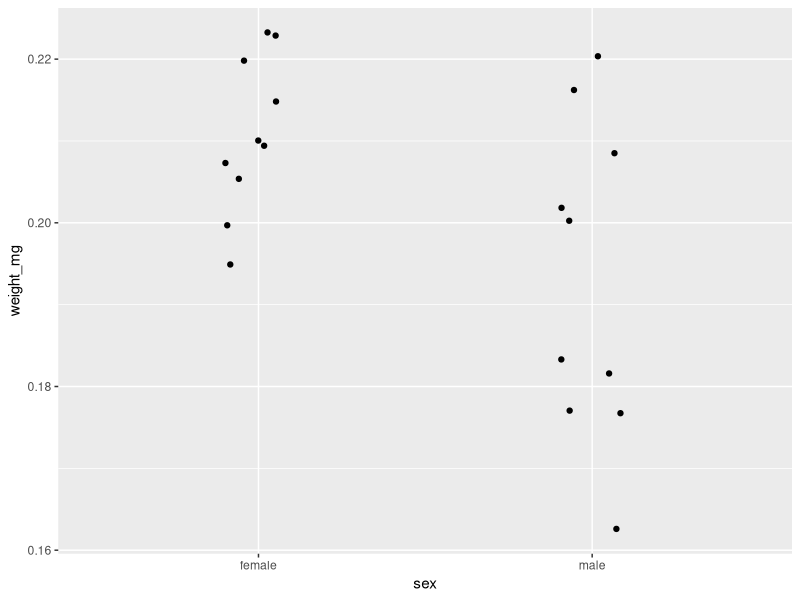
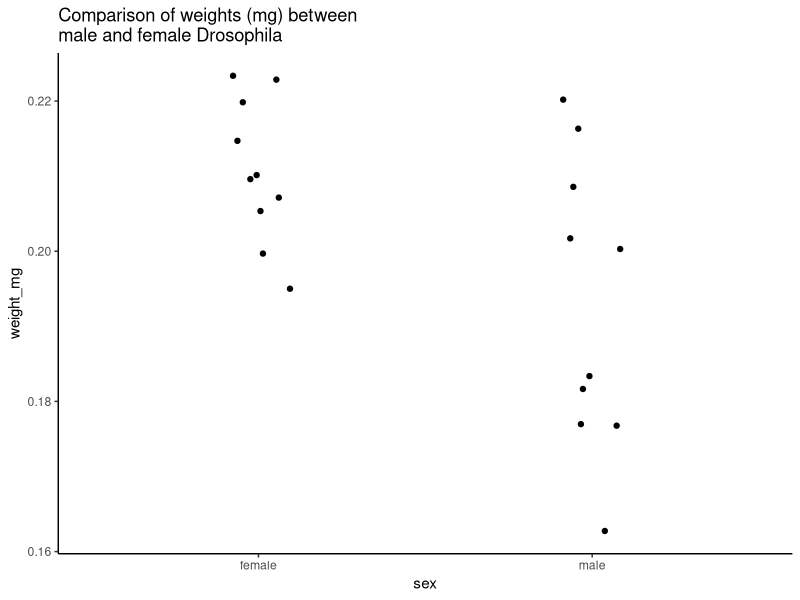
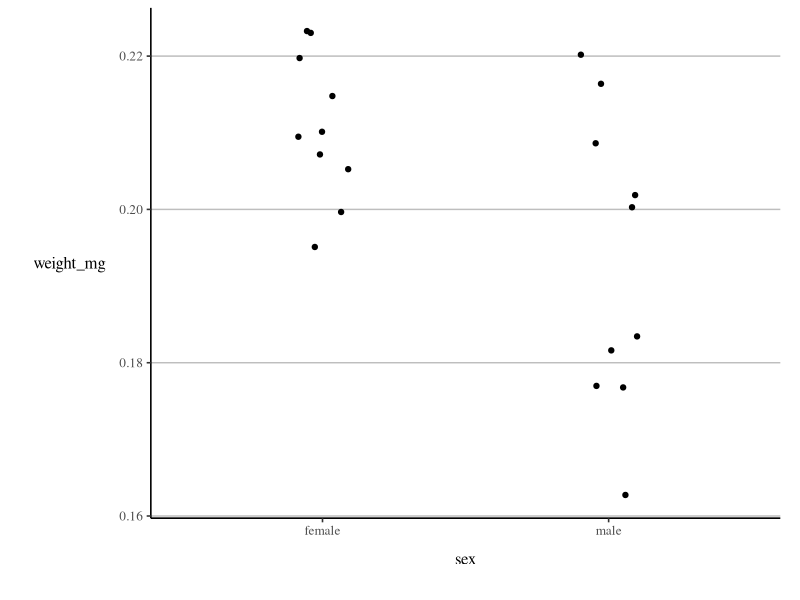

Here is the R script that generated these plots, in order:
## ---- chunk 1

## ---- chunk 2
library(tidyverse)
library(patchwork)
library(here)
## ---- chunk 3
add_one <- function(input_data) {
  return(input_data + 1)
}
## ---- chunk 4
add_one(10)

## ---- chunk 5
number_series <- c(1,5,10)
## ---- chunk 6
say_hello <- function(){
  paste("Hello World") 
}

say_hello()

## ---- chunk 7

say_morning <- function(x){
  paste("Good morning", x)
}

#  what about this one?
say_morning("Phil")

## ---- chunk 8
say_morning_default <- function(name = "you"){
  paste("Good morning", name)
}

say_morning_default()
## ---- chunk 9

report_p <- function(p, digits = 3) {
      roundp <- round(p, digits)
    reported <-  paste("p =", roundp)
    
    return(reported)
}

## ---- chunk 10

 report_p <- function(p, digits = 3) {
   
  if (!is.numeric(p)) stop("p must be a number")
  if (p <= 0) warning("p-values cannot less 0")
  if (p >= 1) warning("p-values cannot be greater than 1")
   
     reported <- if_else(p < 0.001,
             "p < 0.001",
             paste("p=", round(p, digits)))
     return(reported)
}
## ---- chunk 11
# Make some fake data into a tibble

vial <- (c((1:10),(1:10)))
sex <- (c(rep("male",10),rep("female", 10)))
weight_mg <- c(rnorm(10, mean=0.2, sd=0.02), rnorm(10, mean=0.21, sd=0.01))

dros_weight <- tibble(vial, sex, weight_mg)

## ---- chunk 12
plot <- dros_weight %>% 
  ggplot(aes(x=sex,
         y=weight_mg))+
  geom_jitter(width = 0.1)

plot

## ---- chunk 13

plot+
  ggtitle("Comparison of weights (mg) between \nmale and female Drosophila")+
  theme_classic()

## ---- chunk 14

# custom theme sets defaults for font and size, but these can be changed without changing the function
theme_custom <- function(base_size=12, base_family="serif"){
  theme_classic(base_size = base_size, 
                base_family = base_family,
                )  %+replace%
# update theme minimal 
theme(
  # specify default settings for plot titles - use rel to set titles relative to base size
  plot.title=element_text(size=rel(1.5),
      face="bold",
      family=base_family),
  #specify defaults for axis titles
  axis.title=element_text(
    size=rel(1),
    family=base_family),
  # specify position for y axis title
  axis.title.y=element_text(margin = margin(r = 10, l= 10)),
  # specify position for x axis title
  axis.title.x = element_text(margin = margin( t = 10, b = 10)),
  # set major y grid lines
  panel.grid.major.y = element_line(colour="gray", size=0.5),
  # add axis lines
  axis.line=element_line(),
   # Adding a 0.5cm margin around the plot
  plot.margin = unit(c(0.2, 0.5, 0.5, 0.5), units = , "cm"),    
   # Setting the font for the legend text
  legend.text = element_text(face = "italic"),   
    # Removing the legend title
          legend.title = element_blank(),    
   # Setting the position for the legend - 0 is left/bottom, 1 is top/right
          legend.position = c(0.9, 0.8)             
)
  
}
      

## ---- chunk 15
plot+
theme_custom()
